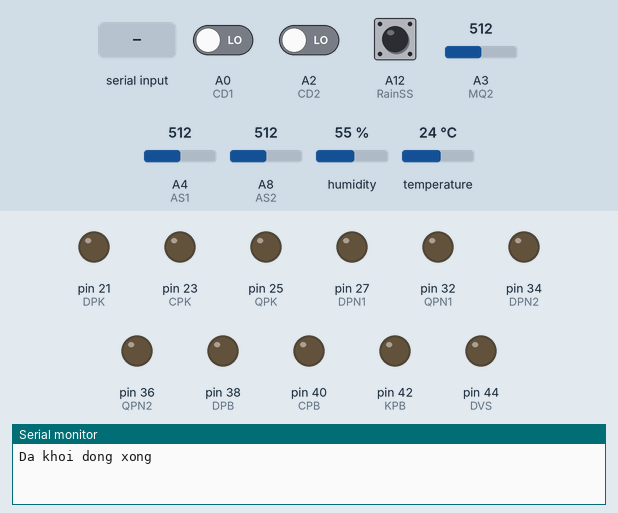
The sketch below on a simulated Arduino Mega 2560, built with avr-gcc and run on an emulated ATmega2560. Parts: output pins drawn as LEDs (lit = HIGH), the last lines printed to the serial monitor. The inputs (shaded band) are chosen by the test bench; at power-on: A0 (CD1) LOW, A2 (CD2) LOW, A3 (MQ2) = 512, A4 (AS1) = 512, A8 (AS2) = 512, A12 (RainSS) HIGH, humidity 55 %, temperature 24 °C.

Above: at 1.2 s.
1.3 s: "d,45\n" received over the second serial link
At 3.2 s:
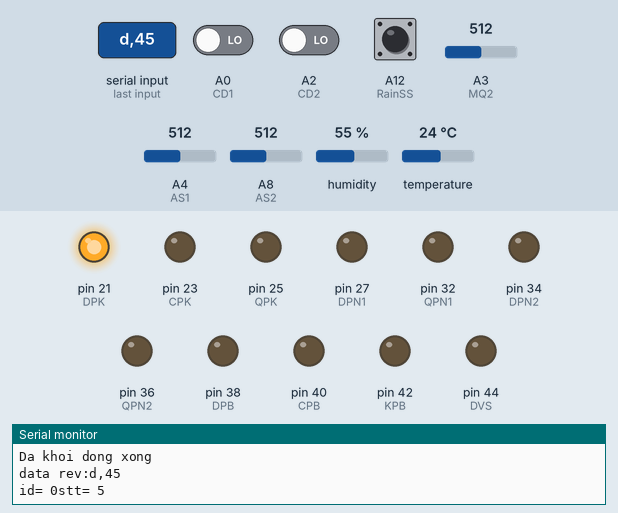
3.8 s: "90,45,200\n" received over the second serial link
6.3 s: "90,45\n" received over the second serial link
Timing chart, 0 to 9.3 s (numbered marks = the images above; inputs shaded):
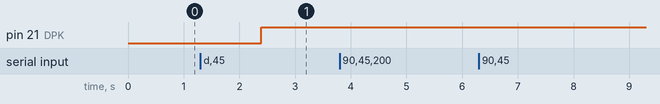

Measured:
- after the input at 1.3 s, pin 21 (DPK): LOW → HIGH after 1.1 s

The sketch:

CODE_xu_li_trung_tam.ino
```cpp
#include <SoftwareSerial.h>
#include <EEPROM.h>
#include "DHT.h"


const int DHTPIN = A5;
const int DHTTYPE = DHT11;
DHT dht(DHTPIN, DHTTYPE);

int RainValue, GasValue, CBAS1, CBAS2, CBCD1, CBCD2, MODE;
int denpk, quatpk, cuapk, den1, quat1, den2, quat2, denpb, cuapb, koipb, denvs;
unsigned long time1, time2;

float t, h;
char humi[1] = "";
char temp[4] = "";
char gas[6] = "";
char dpk[8] = "";
char cpk[10] = "";
char qpk[12] = "";
char dpn1[14] = "";
char qpn1[16] = "";
char dpn2[18] = "";
char qpn2[20] = "";
char dpb[22] = "";
char cpb[24] = "";
char dvs[26] = "";

#define AS1 A4
#define AS2 A8
#define CD1 A0
#define CD2 A2
#define RainSS A12
#define MQ2 A3
#define DPK 21
#define CPK 23
#define QPK 25
#define DPN1 27
#define QPN1 32
#define DPN2 34
#define QPN2 36
#define DPB 38
#define CPB 40
#define KPB 42
#define DVS 44
#define MS 5

#define device_ON(id) digitalWrite(dv_pin[id],HIGH)
#define device_OFF(id) digitalWrite(dv_pin[id],LOW)
#define device_output(id,stt) digitalWrite(dv_pin[id], stt)

SoftwareSerial mySerial(11, 3); // RX, TX
enum dv_id { DPK_ID, CPK_ID , QPK_ID, DPN1_ID, QPN1_ID, DPN2_ID , QPN2_ID, DPB_ID, CPB_ID, DVS_ID, dv_total };
uint8_t dv_pin[11] = {DPK, CPK, QPK, DPN1, QPN1, DPN2, QPN2, DPB, CPB, DVS};
void setup ()
{
  Serial.begin(115200);
  mySerial.begin(9600);
  pinMode(MS, INPUT);
  pinMode(AS1, INPUT); //pinMode nhận tín hiệu đầu vào cho cảm biên
  pinMode(AS2, INPUT);
  pinMode(CD1, INPUT);
  pinMode(CD2, INPUT);
  // 11 device
  pinMode(DPK, OUTPUT);
  pinMode(CPK, OUTPUT);
  pinMode(QPK, OUTPUT);
  pinMode(DPN1, OUTPUT);
  pinMode(QPN1, OUTPUT);
  pinMode(DPN2, OUTPUT);
  pinMode(QPN2, OUTPUT);
  pinMode(DPB, OUTPUT);
  pinMode(CPB, OUTPUT);
  pinMode(KPB, OUTPUT);
  pinMode(DVS, OUTPUT);
  dht.begin();
  Serial.println("Da khoi dong xong");
}
//////////////////////////////////////////////////////
void CamBienAnhSang()
{
  CBAS1 = analogRead(AS1);
  CBAS2 = analogRead(AS2);//lưu giá trị cảm biến vào biến value
}
///////////////////////////////////////////////////
void CamBienChuyenDong()
{
  CBCD1 = digitalRead(CD1);
  CBCD2 = digitalRead(CD2);
}
////////////////////////////////////////////////
void CamBienMua()
{
  RainValue = digitalRead(RainSS);  //Đọc tín hiệu cảm biến mưa
}
////////////////////////////////////////
void CamBienKhiGas()
{
  GasValue = analogRead(MQ2);   //đọc giá trị điện áp ở chân A3 - chân cảm biến

}
////////////////////////////////////////
void SendUART()
{
  if ((unsigned long) millis() - time1 > 1000)
  {
    time1 = millis();
    h = dht.readHumidity();
    t = dht.readTemperature();
    int tem = t;
    int hum = h;
    mySerial.print("t");
    itoa(tem, temp, 10);
    mySerial.print(temp);
    mySerial.print("h");
    itoa(hum, humi, 10);
    mySerial.print(humi);
    mySerial.print("g");
    itoa(GasValue, gas, 10);
    mySerial.print(gas);
    if (digitalRead(DPK) == HIGH) {
      denpk = 1;
      mySerial.print("a");
      itoa(dpk, denpk, 10);
      mySerial.print(denpk);
    }
    else {
      denpk = 0;
      mySerial.print("a");
      itoa(dpk, denpk, 10);
      mySerial.print(denpk);
    }
    if (digitalRead(CPK) == HIGH) {
      cuapk = 1;
      mySerial.print("b");
      itoa(cpk, cuapk, 10);
      mySerial.print(cuapk);
    }
    else {
      cuapk = 0;
      mySerial.print("b");
      itoa(cpk, cuapk, 10);
      mySerial.print(cuapk);
    }
    if (digitalRead(QPK) == HIGH) {
      quatpk = 1;
      mySerial.print("c");
      itoa(qpk, quatpk, 10);
      mySerial.print(quatpk);
    }
    else {
      quatpk = 0;
      mySerial.print("c");
      itoa(qpk, quatpk, 10);
      mySerial.print(quatpk);
    }
    if (digitalRead(DPN1) == HIGH) {
      den1 = 1;
      mySerial.print("d");
      itoa(dpn1, den1, 10);
      mySerial.print(den1);
    }
    else {
      den1 = 0;
      mySerial.print("d");
      itoa(dpn1, den1, 10);
      mySerial.print(den1);
    }
    if (digitalRead(QPN1) == HIGH) {
      quat1 = 1;
      mySerial.print("e");
      itoa(qpn1, quat1, 10);
      mySerial.print(quat1);
    }
    else {
      quat1 = 0;
      mySerial.print("e");
      itoa(qpn1, quat1, 10);
      mySerial.print(quat1);
    }
    if (digitalRead(DPN2) == HIGH) {
      den2 = 1;
      mySerial.print("f");
      itoa(dpn2, den2, 10);
      mySerial.print(den2);
    }
    else {
      den2 = 0;
      mySerial.print("f");
      itoa(dpn2, den2, 10);
      mySerial.print(den2);
    }
    if (digitalRead(QPN2) == HIGH) {
      quat2 = 1;
      mySerial.print("i");
      itoa(qpn2, quat2, 10);
      mySerial.print(quat2);
    }
    else {
      quat2 = 0;
      mySerial.print("i");
      itoa(qpn2, quat2, 10);
      mySerial.print(quat2);
    }
    if (digitalRead(DPB) == HIGH) {
      denpb = 1;
      mySerial.print("k");
      itoa(dpb, denpb, 10);
      mySerial.print(denpb);
    }
    else {
      denpb = 0;
      mySerial.print("k");
      itoa(dpb, denpb, 10);
      mySerial.print(denpb);
    }
    if (digitalRead(CPB) == HIGH) {
      cuapb = 1;
      mySerial.print("l");
      itoa(cpb, cuapb, 10);
      mySerial.print(cuapb);
    }
    else {
      cuapb = 0;
      mySerial.print("l");
      itoa(cpb, cuapb, 10);
      mySerial.print(cuapb);
    }
    if (digitalRead(DVS) == HIGH) {
      denvs = 1;
      mySerial.print("m");
      itoa(dvs, denvs, 10);
      mySerial.print(denvs);
    }
    else {
      denvs = 0;
      mySerial.print("m");
      itoa(dvs, denvs, 10);
      mySerial.print(denvs);
    }
  }
}
////////////////////////////////////////
void GetUART()
{
  String Chuoi = ""; String mod = "";
  if (mySerial.available()) // co la phai lay lien
  {

    Chuoi = mySerial.readStringUntil("\n");
    time2 = millis();
  }
  if (Chuoi.length() >= 2) {

    // xu ly gop
    Serial.print("data rev:");
    Serial.println(Chuoi);
    for (int z = 0; z < Chuoi.length(); z++)
    {
      if (Chuoi[z] == 'm')
      {
        MODE = 0;
        mod.concat( Chuoi[z + 1]);
        MODE = mod.toInt();
      }
      if (Chuoi[z] == 'd')
      {
        int id = 0;
        int stt = 0;
        // bat dau tach chuoi
        id = Chuoi.substring(z + 1 , z + 3).toInt();
        stt = Chuoi.substring( z + 3, z + 4).toInt();
        Serial.println("id= " + String(id) + "stt= " + String(stt));

        // tach chuoi lay dc id, stt o dang int
        device_output(id, stt);
        // xong bat tat
      }
    }
  }

}

////////////////////////////////////////
void loop()
{
  CamBienAnhSang();
  CamBienChuyenDong();
  CamBienMua();
  CamBienKhiGas();
  SendUART();
  GetUART();
  delay(100);
  switch (MODE) {
    case 1:
      if ((CBAS2 >= 750) & (CBCD2 == 1 )) {
        digitalWrite(DVS, HIGH);
        delay(300);
      }
      else {
        digitalWrite(DVS, LOW);
      }
      if (RainValue == LOW ) {
        digitalWrite(CPB, LOW);
      }
      if (GasValue >= 500) {
        digitalWrite(DPB, HIGH);
        delay(30);
        digitalWrite(DPB, LOW);
        digitalWrite(KPB, HIGH);
        digitalWrite(CPB, HIGH);
        digitalWrite(CPK, HIGH);
      }
      else {
        digitalWrite(KPB, LOW);
        digitalWrite(DPB, LOW);
        digitalWrite(CPK, LOW);
      }
      SendUART();
      //GetUART();
      break;
    case 2:
      if ((CBAS1 >= 750) & (CBCD1 == 1)) {
        digitalWrite(DPK, HIGH);
        delay(300);
      }
      else {
        digitalWrite(DPK, LOW);
      }
      if ((CBCD1 == 1) & (t > 28)) {
        digitalWrite(QPK, HIGH);
      }
      else {
        digitalWrite(QPK, LOW);
      }
      if ((CBAS2  >= 750) & (CBCD2 == 1)) {
        digitalWrite(DVS, HIGH);
        delay(300);
      }
      else {
        digitalWrite(DVS, LOW);
      }
      if (RainValue == LOW ) {
        digitalWrite(CPB, LOW);
      }
      if (GasValue >= 500) {
        digitalWrite(DPB, HIGH);
        digitalWrite(KPB, HIGH);
        digitalWrite(CPB, HIGH);
        digitalWrite(CPK, HIGH);
      }
      else {
        digitalWrite(DPB, LOW);
        digitalWrite(KPB, LOW);
        digitalWrite(CPK, LOW);
      }
      SendUART();
      //GetUART();
      break;
    case 3:
      if ((CBAS2 >= 750) & (CBCD2 == 1)) {
        digitalWrite(DVS, HIGH);
        delay(300);
      }
      else {
        digitalWrite(DVS, LOW);
      }
      if  (t > 28) {
        digitalWrite(QPN1, HIGH);
        digitalWrite(QPN2, HIGH);
      }
      else {
        digitalWrite(QPN1, LOW);
        digitalWrite(QPN2, LOW);
      }
      if (GasValue >= 500) {
        digitalWrite(DPB, HIGH);
        delay(30);
        digitalWrite(KPB, HIGH);
        digitalWrite(CPB, HIGH);
        digitalWrite(CPK, HIGH);
      }
      else {
        digitalWrite(CPK, LOW);
      }
      if (CBCD1 == 1) {
        digitalWrite(DPB, HIGH);
        digitalWrite(DPK, HIGH);
        digitalWrite(KPB, HIGH);
      }
      else {
        digitalWrite(DPK, LOW);
      }
      if ((GasValue <= 500) & (CBCD1 == 0)) {
        digitalWrite(KPB, LOW);
        digitalWrite(DPB, LOW);
      }
      SendUART();
      //GetUART();
      break;
    case 4:
      digitalWrite(CPK, LOW);  digitalWrite(DPK, LOW);  digitalWrite(QPK, LOW);  digitalWrite(DPN1, LOW); digitalWrite(QPN1, LOW); digitalWrite(KPB, LOW);
      digitalWrite(DVS, LOW);  digitalWrite(CPB, LOW);  digitalWrite(DPN2, LOW); digitalWrite(QPN2, LOW); digitalWrite(DPB, LOW);
      if (GasValue >= 500) {
        digitalWrite(DPB, HIGH);
        delay(30);
        digitalWrite(KPB, HIGH);
      }
      else {
        digitalWrite(DPB, LOW);
        digitalWrite(KPB, LOW);
      }
      if (CBCD1 == 1) {
        digitalWrite(DPB, HIGH);
        digitalWrite(DPK, HIGH);
        digitalWrite(KPB, HIGH);
      }
      else {
        digitalWrite(KPB, LOW);
        digitalWrite(DPB, LOW);
        digitalWrite(DPK, LOW);
      }
      SendUART();
     // GetUART();
      break;
  }
}
```
